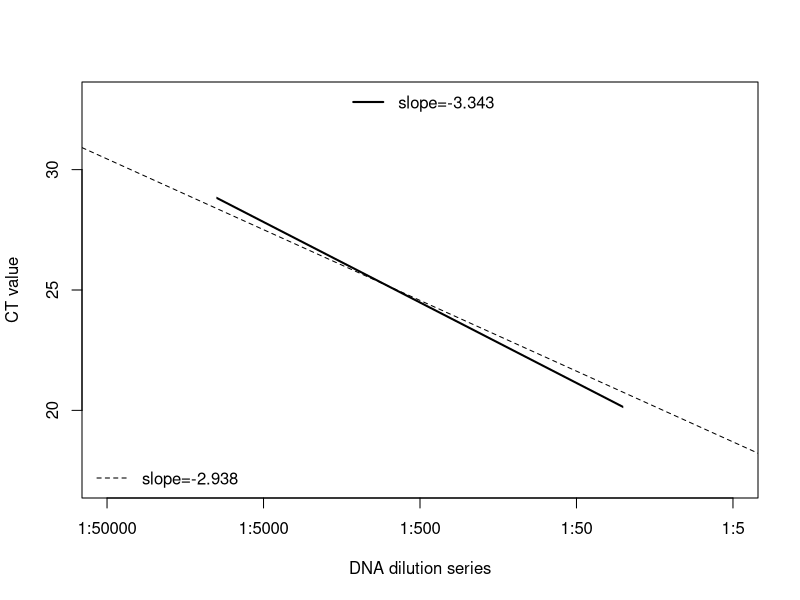

Recreate this plot in R.
## ---- chunk 1
library(reshape2)
library(stringr)
df <- read.delim("RC_20171010_PlatyPaxC_primertest_data.txt", skip=8)[, 1:7]
df <- df[df$Target.Name=="PaxC1", ]
df$CT <- as.numeric(as.character(df$Cт))
df$col <- substr(df$Well, 2, 3)
df$row <- substr(df$Well, 1, 1)
df$MM <- factor(ifelse(df$col %in% 3:6, "SYBR Green", "PowerUp SYBR"))
df$conc <- df$row
df$conc <- as.numeric(str_replace_all(df$conc, c("A" = "0.2", "B" = "0.02", "C" = "0.002", "D" = "0.0002", "E" = "0.00002")))
df <- droplevels(df)

plot(df$CT ~ log10(df$conc), ylim=c(17,33), xaxt="n",
     pch=c(21,24)[df$Sample.Name],
     col=c("blue", "red")[df$MM],
     xlab="DNA dilution series", ylab="CT value")
axis(side=1, at=log10(c(2e-1, 2e-2, 2e-3, 2e-4, 2e-5)),
     labels=c("1:5", "1:50", "1:500", "1:5000", "1:50000"))

# Fit model using all data
mod <- lm(CT ~ log10(conc), data=df)
summary(mod)
abline(mod, lty=2)
legend("bottomleft", lty=2, bty="n", legend=paste0("slope=", round(coef(mod)[[2]], 3)))

# Fit model without highest and lowest concentrations
mod <- lm(CT ~ log10(conc), data=subset(df, conc!=0.2 & conc!=0.00002))
summary(mod)
clip(-4,-1.4, 0, 40)
abline(mod, xlim=c(-3.8, -1.8), lwd=2)
legend("top", lty=1, lwd=2, bty="n", legend=paste0("slope=", round(coef(mod)[[2]], 3)))


